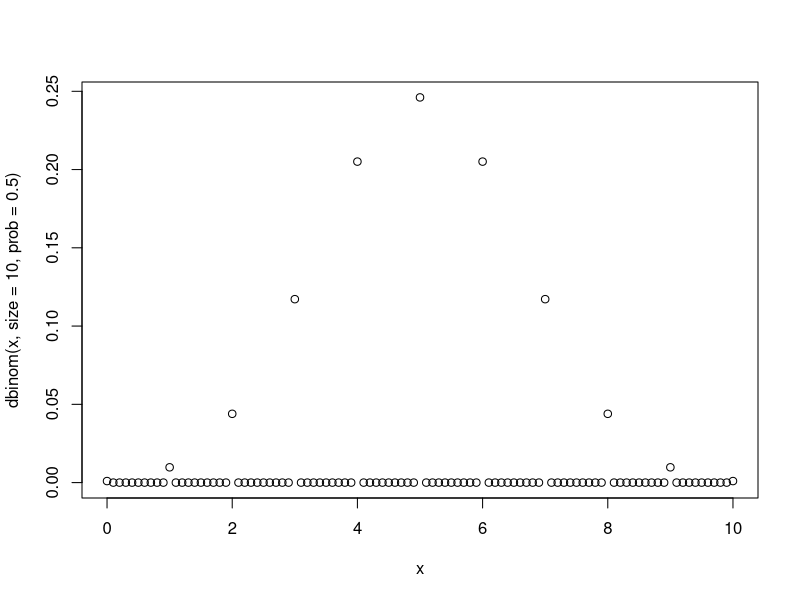
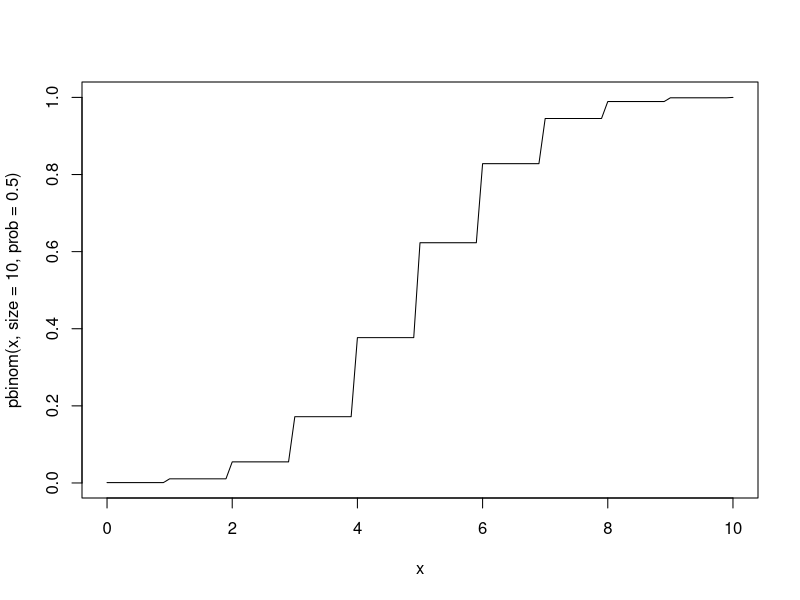
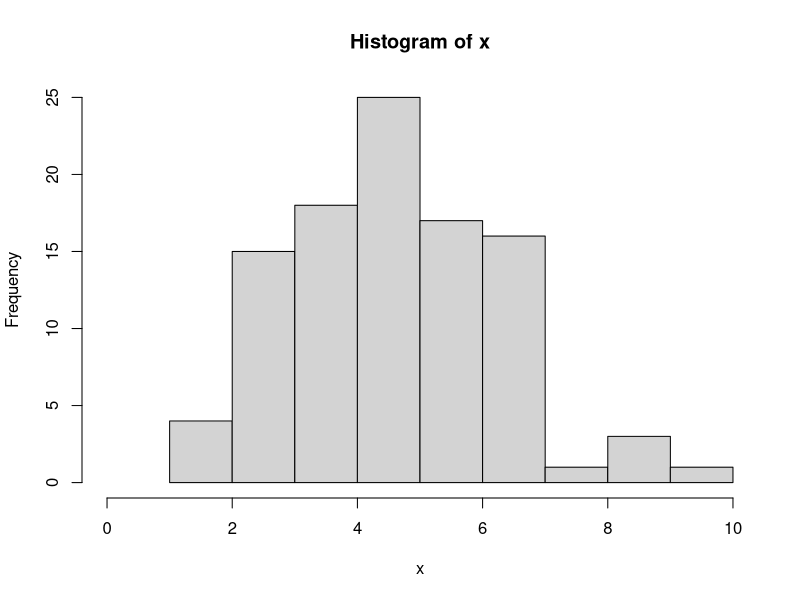
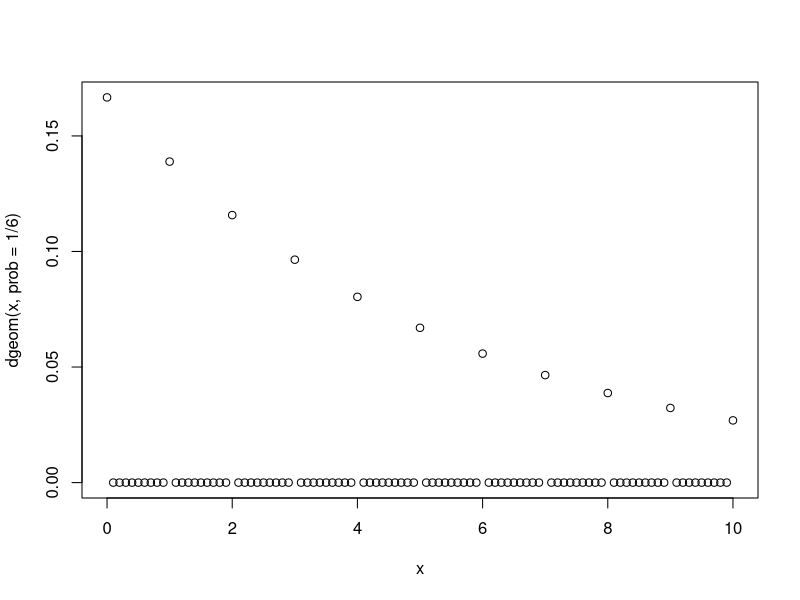
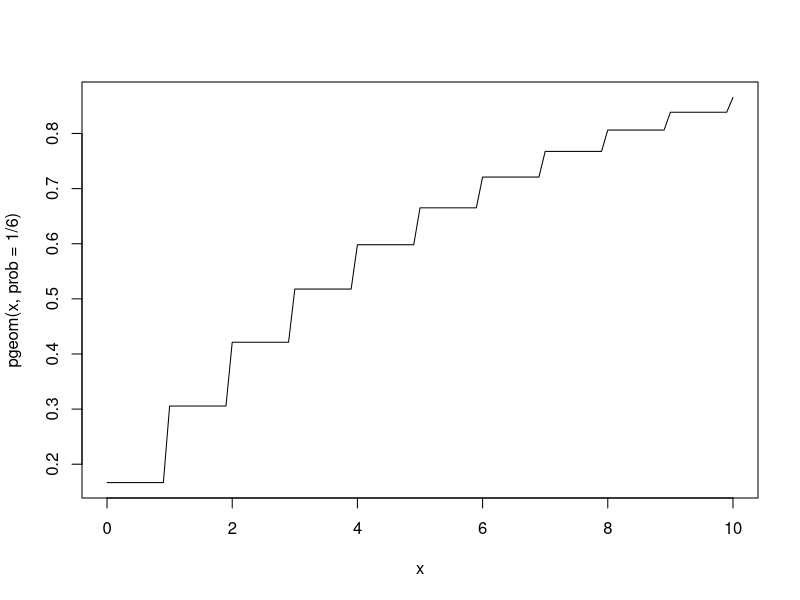
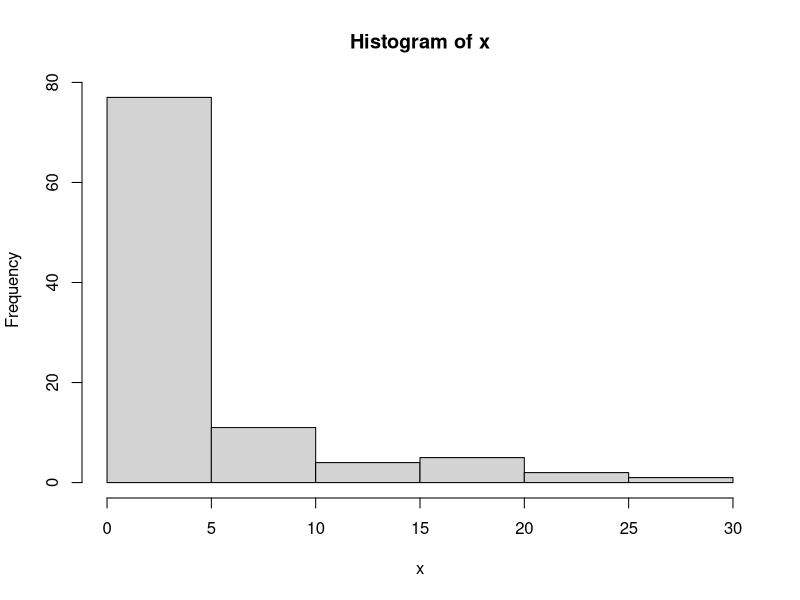
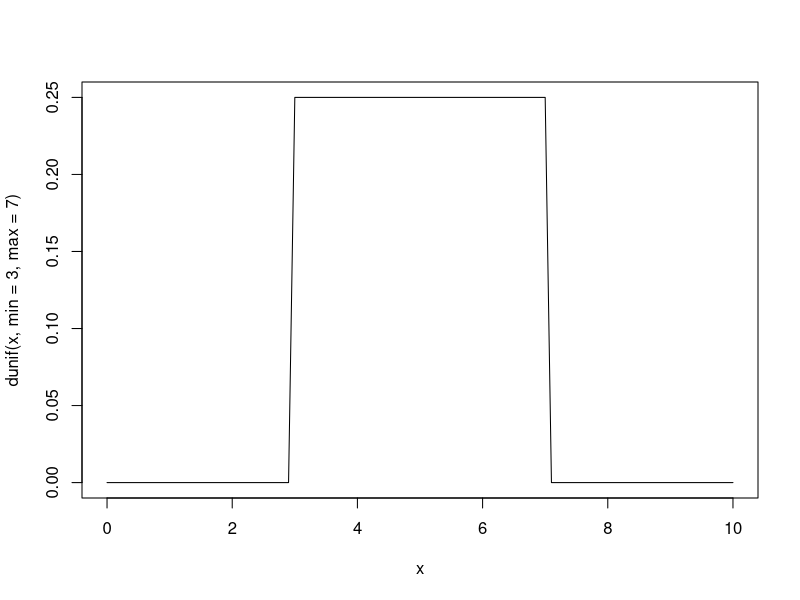
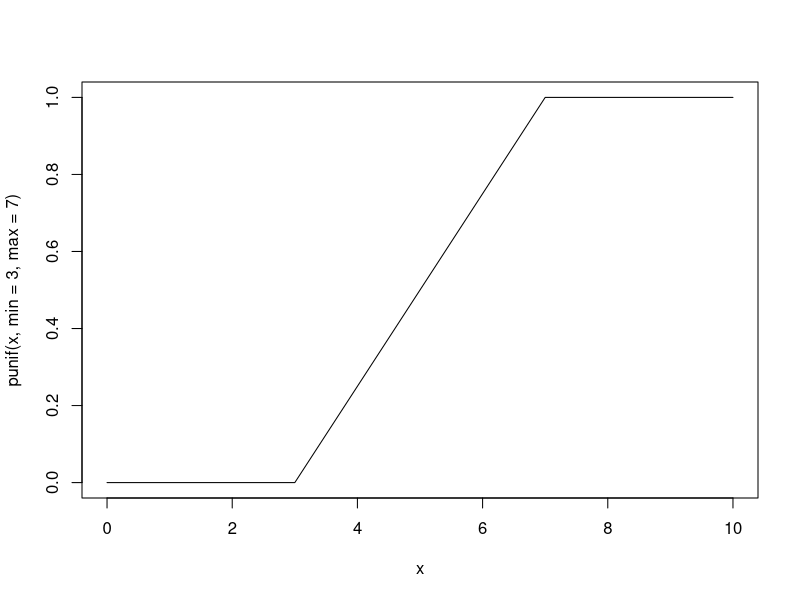

The R source for these figures, in order:
## ---- chunk 1
sum(1:10)
sum(c(1.2, 2.3, 3.4))
sum(1:2, 3:5) # Two vectors
## ---- chunk 2
sum(1:5, NA)
## ---- chunk 3
sum(1:5, NA, na.rm=TRUE)
## ---- chunk 4
x <- c(2, 4, 5, 4, 6, 8) # Six elements
diff(x) # Five elements
## ---- chunk 5
cumsum(c(2, 3, 1, 4, 2, 3, 4, 5, 6, 0, 4))
## ---- chunk 6
x <- c(2, 3, 1, 4, 2, 3, 4, 5, 6, 0, 4)
cumprod(x)
cummax(x)
cummin(x)
## ---- chunk 7
factorial(10)
## ---- chunk 8
# One way
1 * 2 * 3 * 4 * 5 * 6 * 7 * 8 * 9 * 10

# Another way
cumprod(1:10)[10] # Get the last cumulative product
## ---- chunk 9
factorial(1:5)
## ---- chunk 10
choose(10, 3)
## ---- chunk 11
factorial(10)/(factorial(3)*factorial(10 - 3))
## ---- chunk 12
x <- c(1, 2, 3, 4, 5)
combn(x, 3)
## ---- chunk 13
# A random shuffle of the first 30 positive integers
sample(30)

# A random sample of 10 taken from the first 30 positive integers, without replacement
sample(30, size=10)

# A random sample of 10 taken from the first 30 positive integers, with replacement
sample(30, size=10, replace=TRUE)
## ---- chunk 14
x <- sample(100, size=20, replace=TRUE)
x
mean(x)
median(x)
## ---- chunk 15
# With NAs
mean(c(1:10, NA))
median(c(1:10, NA))
## ---- chunk 16
# Ignore the NAs
mean(c(1:10, NA), na.rm=TRUE)
median(c(1:10, NA), na.rm=TRUE)
## ---- chunk 17
x <- sample(100, size=20, replace=TRUE)
x
mean(x, trim=0.1)
median(x, trim=0.1)
## ---- chunk 18
# df <- read.csv('/course/data/survey.csv')
# Without ignoring NAs
# mean(df$hair.cost)
# median(df$hair.cost)
#
# Ignoring NAs
# mean(df$hair.cost, na.rm=TRUE)
# median(df$hair.cost, na.rm=TRUE)
## ---- chunk 19
x <- sample(100, size=20, replace=TRUE)
x
min(x)
max(x)

# Check by sorting the values and inspecting:
sort(x)
## ---- chunk 20
x <- sample(100, size=20, replace=TRUE)
x
range(x)

# Check by sorting the values and inspecting
sort(x)
## ---- chunk 21
x <- sample(100, size=20, replace=TRUE)
x
var(x)
# Calculate the variance directly - should get the same result
sum((x - mean(x))^2)/(length(x) - 1)

sd(x)
# The square of this should be the variance
sd(x)^2
## ---- chunk 22
x <- sample(100, size=20, replace=TRUE)
sort(x)
quantile(x)
## ---- chunk 23
x <- sample(100, size=20, replace=TRUE)
sort(x)
quantile(x, probs=c(0.2, 0.4, 0.6, 0.8))
quantile(x, probs=seq(from=0, to=1, by=0.1))
## ---- chunk 24
x <- sample(100, size=20, replace=TRUE)
sort(x)
summary(x)
## ---- chunk 25
mean(iris$Petal.Length)
sd(iris$Petal.Length)
## ---- chunk 26
filtered <- iris[iris$Species == 'setosa', ]
mean(filtered$Petal.Length)
sd(filtered$Petal.Length)

filtered <- iris[iris$Species == 'versicolor', ]
mean(filtered$Petal.Length)
sd(filtered$Petal.Length)

filtered <- iris[iris$Species == 'virginica', ]
mean(filtered$Petal.Length)
sd(filtered$Petal.Length)
## ---- chunk 27
by(iris$Petal.Length, iris$Species, FUN=mean)
by(iris$Petal.Length, iris$Species, FUN=sd)
## ---- chunk 28
x <- c(1:5, 3:7, 5:9)
table(x)

x <- c('PS', 'CR', 'PS', 'DI', 'DI', 'DI')
table(x)

x <- c(TRUE, TRUE, TRUE, FALSE, FALSE)
table(x)
## ---- chunk 29
x <- c('PS', 'CR', NA, 'PS', 'DI', 'DI', 'DI', NA)
table(x)
table(x, useNA='ifany')
## ---- chunk 30
# x <- read.csv('/course/data/survey.csv')
# table(x$gender, useNA='ifany')
## ---- chunk 31
# x <- read.csv('/course/data/survey.csv')
# table(x$gender, x$study.area, useNA='ifany')
## ---- chunk 32
curve(
    dbinom(x, size=10, prob=0.5),
    from = 0,
    to = 10,
    type = 'p', # It looks better using points rather than the default lines
)
## ---- chunk 33
dbinom(4, size=10, prob=0.5)
## ---- chunk 34
dbinom(4, size=10, prob=0.5) + dbinom(5, size=10, prob=0.5) + dbinom(6, size=10, prob=0.5)

# Actually, you can just do the following
sum(dbinom(4:6, size=10, prob=0.5))
## ---- chunk 35
curve(
  pbinom(x, size=10, prob=0.5),
  from = 0,
  to = 10,
)
## ---- chunk 36
pbinom(4, size=10, prob=0.5)
## ---- chunk 37
1 - pbinom(4, size=10, prob=0.5)

# Or
pbinom(4, size=10, prob=0.5, lower.tail=FALSE)
## ---- chunk 38
pbinom(6, size=10, prob=0.5) - pbinom(3, size=10, prob=0.5)

# Or
1 - pbinom(3, size=10, prob=0.5) - pbinom(6, size=10, prob=0.5, lower.tail=FALSE)
## ---- chunk 39
qbinom(0.025, size=10, prob=0.5)
## ---- chunk 40
qbinom(0.975, size=10, prob=0.5)
## ---- chunk 41
qbinom(c(0.025, 0.975), size=10, prob=0.5)
## ---- chunk 42
x <- rbinom(n=100, size=10, prob=0.5)

# Plot a histogram of them
hist(x, xlim=c(0, 10))
## ---- chunk 43
curve(
  dgeom(x, prob=1/6),
  from = 0,
  to = 10,
  type = 'p',
)
## ---- chunk 44
dgeom(4, prob=1/6)
## ---- chunk 45
curve(
  pgeom(x, prob=1/6),
  from = 0,
  to = 10,
)
## ---- chunk 46
pgeom(4, prob=1/6)
## ---- chunk 47
qgeom(0.5, prob=1/6)
## ---- chunk 48
x <- rgeom(n=100, prob=1/6)

# Plot a histogram of them
hist(x)
## ---- chunk 49
curve(
  dunif(x, min=3, max=7),
  from = 0,
  to = 10,
)
## ---- chunk 50
curve(
  punif(x, min=3, max=7),
  from = 0,
  to = 10,
)
## ---- chunk 51
curve(
  punif(x, min=3, max=7),
  from = 0,
  to = 10,
)
curve(
  dunif(x, min=3, max=7),
  from = 0,
  to = 10,
  add = TRUE # Add it to the same plot
)
## ---- chunk 52
punif(4, min=3, max=7)
## ---- chunk 53
1 - punif(4, min=3, max=7)
# Or
punif(4, min=3, max=7, lower.tail=FALSE)
## ---- chunk 54
punif(5, min=3, max=7) - punif(4, min=3, max=7)
# Or
1 - punif(4, min=3, max=7) - punif(5, min=3, max=7, lower.tail=FALSE)
## ---- chunk 55
qunif(0.5, min=3, max=7)
## ---- chunk 56
x <- runif(n=100, min=3, max=7)

# Plot a histogram of them
hist(x, xlim=c(0, 10))
## ---- chunk 57
curve(
  dnorm(x, mean=1.75, sd=0.25),
  from = 0,
  to = 3.5,
)
## ---- chunk 58

## ---- chunk 59
curve(
  pnorm(x, mean=1.75, sd=0.25),
  from = 0,
  to = 3.5,
)
## ---- chunk 60
# P(X <= 1.5)
pnorm(1.5, mean=1.75, sd=0.25)

# P(X > 1.8)
pnorm(1.8, mean=1.75, sd=0.25, lower.tail=FALSE)

# P(1.5 < X <= 1.8)
pnorm(1.8, mean=1.75, sd=0.25) - pnorm(1.5, mean=1.75, sd=0.25)
## ---- chunk 61
qnorm(0.025, mean=1.75, sd=0.25)
## ---- chunk 62
x <- rnorm(n=100, mean=1.75, sd=0.25)

# Plot a histogram of them
hist(x, xlim=c(0, 3.5))
## ---- chunk 63
plot(iris$Sepal.Width, iris$Sepal.Length)
## ---- chunk 64
setosa <- iris[iris$Species == 'setosa', ]
plot(setosa$Sepal.Width, setosa$Sepal.Length)
## ---- chunk 65
setosa <- iris[iris$Species == 'setosa', ]
cor(setosa$Sepal.Width, setosa$Sepal.Length)
## ---- chunk 66
setosa <- iris[iris$Species == 'setosa',]
model <- lm(setosa$Sepal.Length ~ setosa$Sepal.Width)
model
## ---- chunk 67
setosa <- iris[iris$Species == 'setosa', ]
model <- lm(setosa$Sepal.Length ~ setosa$Sepal.Width)
plot(setosa$Sepal.Width, setosa$Sepal.Length)
abline(model)
